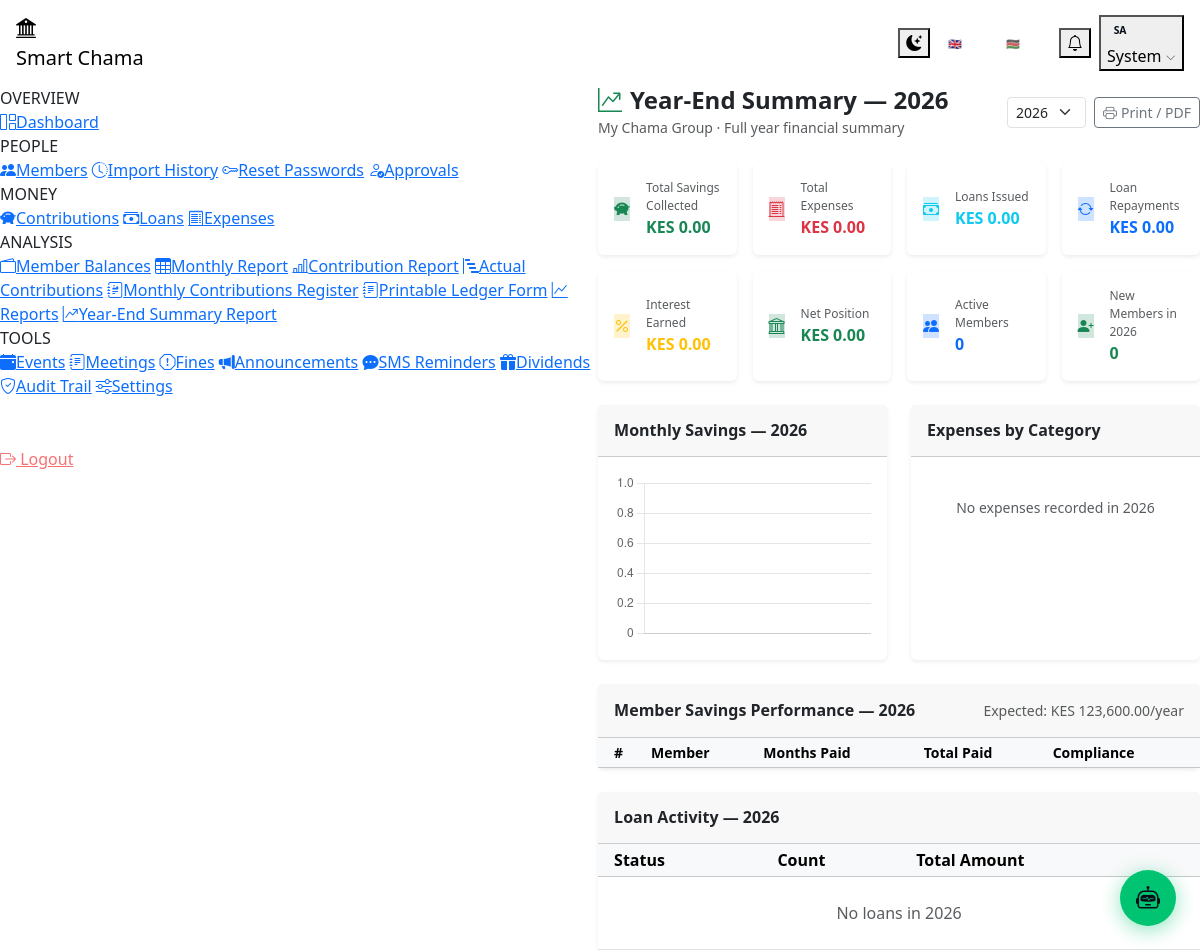
The app's page /admin/annual_report.php (signed in) with its own data.
### tables this page shows
CREATE TABLE IF NOT EXISTS users (
    id              INT UNSIGNED AUTO_INCREMENT PRIMARY KEY,
    full_name       VARCHAR(120)    NOT NULL,
    email           VARCHAR(180)    NOT NULL UNIQUE,
    phone           VARCHAR(20)     NOT NULL,
    national_id     VARCHAR(30)     DEFAULT NULL UNIQUE,
    password_hash   VARCHAR(255)    NOT NULL,
    role            ENUM('admin','member') NOT NULL DEFAULT 'member',
    status          ENUM('pending','active','suspended','rejected') NOT NULL DEFAULT 'pending',
    profile_photo   VARCHAR(255)    DEFAULT NULL,
    address         TEXT            DEFAULT NULL,
    occupation      VARCHAR(100)    DEFAULT NULL,
    next_of_kin     VARCHAR(120)    DEFAULT NULL,
    next_of_kin_phone VARCHAR(20)   DEFAULT NULL,
    membership_number VARCHAR(20)   UNIQUE DEFAULT NULL,    
    nickname        VARCHAR(60)     DEFAULT NULL,
    chama_position  VARCHAR(80)     DEFAULT NULL,           
    joined_date     DATE            DEFAULT NULL,           
    created_at      TIMESTAMP       DEFAULT CURRENT_TIMESTAMP,
    updated_at      TIMESTAMP       DEFAULT CURRENT_TIMESTAMP ON UPDATE CURRENT_TIMESTAMP,
    last_login      TIMESTAMP       NULL DEFAULT NULL,
    INDEX idx_role   (role),
    INDEX idx_status (status)
);

CREATE TABLE IF NOT EXISTS system_settings (
    setting_key     VARCHAR(80)     NOT NULL PRIMARY KEY,
    setting_value   TEXT            NOT NULL,
    description     VARCHAR(255)    DEFAULT NULL,
    updated_at      TIMESTAMP       DEFAULT CURRENT_TIMESTAMP ON UPDATE CURRENT_TIMESTAMP
);

### admin/annual_report.php (the view, shortened to what the rows shown need)
<?php
require_once ROOT . '/includes/functions.php';
$pdo  = getDB();
$curr = getSetting('currency', 'KES');
$year = (int)($_GET['year'] ?? date('Y'));
$groupName = getSetting('group_name', 'ChamaLedger');
$monthlySavings = $pdo->query("
    SELECT DATE_FORMAT(payment_month,'%b') AS month_label,
           MONTH(payment_month) AS month_num,
           COALESCE(SUM(amount),0) AS total
    FROM contributions WHERE status='confirmed' AND YEAR(payment_month)=$year
    GROUP BY month_num ORDER BY month_num
")->fetchAll(PDO::FETCH_ASSOC);
$monthlyAmt = (float)getSetting('monthly_contribution', 0);
$expensesByCategory = $pdo->query("
    SELECT category, COALESCE(SUM(amount),0) AS total, COUNT(*) AS cnt
    FROM expenses WHERE YEAR(expense_date)=$year
    GROUP BY category ORDER BY total DESC
")->fetchAll(PDO::FETCH_ASSOC);
require_once ROOT . '/includes/header.php';
?>
<div class="d-flex justify-content-between align-items-center mb-4">
    <div>
        <h4 class="fw-bold mb-0"><i class="bi bi-graph-up-arrow me-2 text-success"></i><?= t('report_annual') ?> — <?= $year ?></h4>
        <small class="text-muted"><?= htmlspecialchars($groupName) ?> · Full year financial summary</small>
    </div>
</div>
<div class="card border-0 shadow-sm mt-4">
    <div class="table-responsive">
        <table class="table table-sm table-hover align-middle mb-0" style="font-size:.875rem">
            <thead class="table-light">
                <tr>
                    <th class="ps-3">#</th>
                    <th>Member</th>
                    <th>Months Paid</th>
                    <th>Total Paid</th>
                    <?php if($monthlyAmt > 0): ?><th>Compliance</th><?php endif; ?>
                </tr>
            </thead>
        </table>
    </div>
</div>
<div class="card border-0 shadow-sm mt-4">
    <div class="table-responsive">
        <table class="table table-sm align-middle mb-0">
            <thead class="table-light">
                <tr><th class="ps-3">Status</th><th>Count</th><th>Total Amount</th></tr>
            </thead>
        </table>
    </div>
</div>
<script>
<?php
$months = array_column($monthlySavings, 'month_label');
$values = array_column($monthlySavings, 'total');
?>
new Chart(document.getElementById('savingsChart'), {
    type: 'bar',
    data: {
        labels: <?= json_encode($months) ?>,
        datasets: [{
            label: 'Savings (<?= $curr ?>)',
            data: <?= json_encode($values) ?>,
            backgroundColor: 'rgba(0,196,113,.7)',
            borderRadius: 4
        }]
    },
    options: { responsive:true, plugins:{legend:{display:false}}, scales:{y:{beginAtZero:true}} }
});
<?php if(!empty($expensesByCategory)): ?>
new Chart(document.getElementById('expChart'), {
    type: 'doughnut',
    data: {
        labels: <?= json_encode(array_column($expensesByCategory,'category')) ?>,
        datasets: [{
            data: <?= json_encode(array_column($expensesByCategory,'total')) ?>,
            backgroundColor: ['#ef4444','#f59e0b','#3b82f6','#10b981','#8b5cf6','#ec4899','#14b8a6']
        }]
    },
    options: { responsive:true, plugins:{legend:{position:'bottom'}} }
});
<?php endif; ?>
</script>
<?php require_once ROOT . '/includes/footer.php'; ?>

### includes/header.php (shortened to what the rows shown need)
<?php
require_once ROOT . '/includes/functions.php';
$user = currentUser();
$currentLang = getLang();
$initials = implode('', array_map(fn($p) => strtoupper($p[0]), array_slice(explode(' ', trim($user['full_name'])), 0, 2)));
?>
<!DOCTYPE html>
<html lang="<?= $currentLang === 'sw' ? 'sw' : 'en' ?>" data-theme="dark" id="htmlRoot">
<head>
    <link rel="stylesheet" href="https://cdn.jsdelivr.net/npm/bootstrap@5.3.2/dist/css/bootstrap.min.css">
    <link rel="stylesheet" href="https://cdn.jsdelivr.net/npm/bootstrap-icons@1.11.3/font/bootstrap-icons.min.css">
    <link rel="stylesheet" href="<?= APP_URL ?>/assets/css/dashboard.css">
</head>
<body data-app-url="<?= APP_URL ?>">
<nav class="navbar sticky-top">
    <div class="container-fluid px-3 gap-2">
        <div class="d-flex align-items-center gap-2 flex-shrink-0">
            <div class="dropdown">
                <button class="nav-btn" data-bs-toggle="dropdown" style="gap:.55rem">
                    <?php
                    $hPhoto    = $user['profile_photo'] ?? null;
                    $photoPath = $hPhoto ? ROOT . '/uploads/avatars/' . $hPhoto : null;
                    ?>
                    <?php if ($hPhoto && file_exists($photoPath ?? '')): ?>
                    <img src="<?= APP_URL ?>/uploads/avatars/<?= htmlspecialchars($hPhoto) ?>"
                         style="width:28px;height:28px;border-radius:50%;object-fit:cover;flex-shrink:0;border:2px solid var(--green)" alt="">
                    <?php else: ?>
                    <span style="width:26px;height:26px;background:linear-gradient(135deg,var(--green),#009954);border-radius:50%;display:flex;align-items:center;justify-content:center;font-size:.65rem;font-weight:700;color:#060e1a;flex-shrink:0">
                        <?= $initials ?>
                    </span>
                    <?php endif; ?>
                    <span class="d-none d-md-inline" style="max-width:120px;overflow:hidden;text-overflow:ellipsis;white-space:nowrap">
                        <?= htmlspecialchars(explode(' ', $user['full_name'])[0]) ?>
                    </span>
                    <i class="bi bi-chevron-down" style="font-size:.65rem;opacity:.6"></i>
                </button>
            </div>
        </div>
    </div>
</nav>
<div class="d-flex layout-wrap">
<main class="main-content" id="mainContent">

### records on screen
users: full_name "SA", full_name "System"
system_settings: setting_value "My Chama Group"

### other values on screen
t('nav_overview') "OVERVIEW"
t('nav_people') "PEOPLE"
t('nav_money') "MONEY"
t('nav_analysis') "ANALYSIS"
t('nav_tools') "TOOLS"
t('nav_logout') "Logout"
t('report_annual') "Year-End Summary"
$year "2026"
t('report_print') "Print / PDF"
$label "Total Savings Collected"
$val "KES 0.00"
$label "Total Expenses"
$label "Loans Issued"
$label "Loan Repayments"
$label "Interest Earned"
